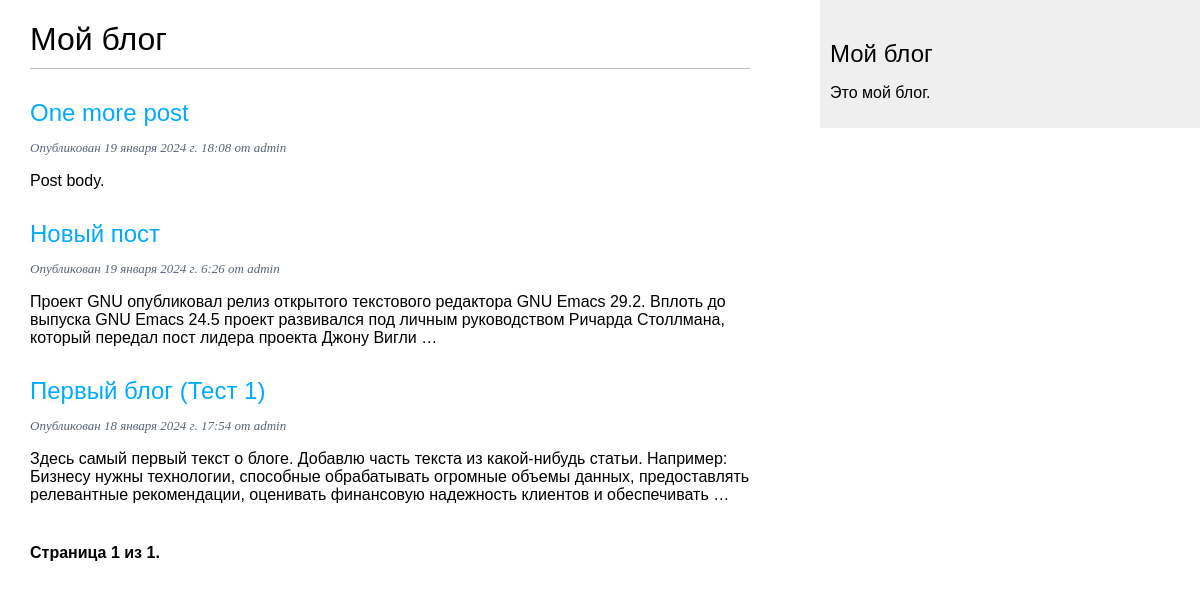
The page /blog_app/ on the database as committed earlier.
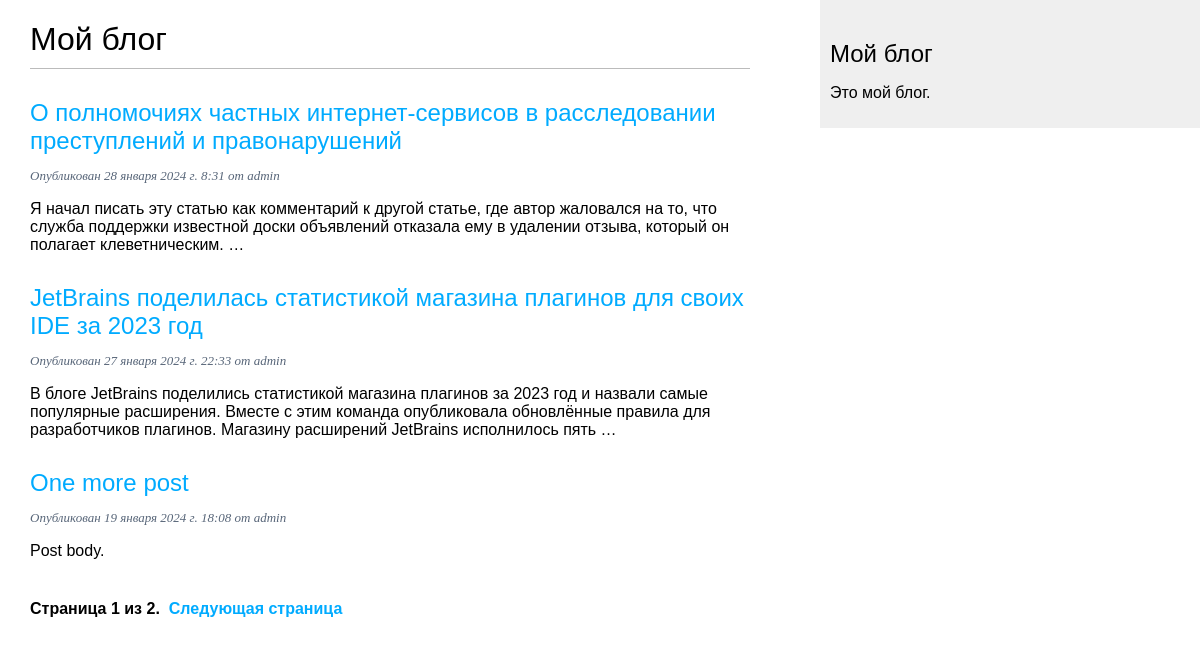
The same page on the database as committed later.
### blog_app/models.py (models this page shows, shortened)
class Post(models.Model):
    class Status(models.TextChoices):
        DRAFT     = 'DF', 'Черновик'
        PUBLISHED = 'PB', 'Опубликовано'
    title   = models.CharField(max_length = 200)
    slug    = models.SlugField(max_length = 250,
                               unique_for_date = 'publish')
    author  = models.ForeignKey(User,
                                on_delete    = models.CASCADE,
                                related_name = 'blog_posts')
    body    = models.TextField()
    publish = models.DateTimeField(default      = timezone.now)
    created = models.DateTimeField(auto_now_add = True)
    updated = models.DateTimeField(auto_now     = True)
    status  = models.CharField(max_length = 2,
                               choices    = Status.choices,
                               default    = Status.DRAFT)
    objects   = models.Manager() # менеджер, применяемый по умолчанию
    published = PublishedManager() # конкретно-прикладной менеджер
    class Meta:
        ordering = ['-publish']
    def get_absolute_url(self):
        return reverse('blog_app:post_detail',
                       args = [self.publish.year,
                               self.publish.month,
                               self.publish.day,
                               self.slug])

### blog_app/views.py (the view)
# urls.py: path('', views.post_list,   name = 'post_list'),
def post_list(request):
    post_list   = Post.published.all()
    paginator   = Paginator(post_list, 3)
    page_number = request.GET.get('page', 1)
    try:
        posts   = paginator.page(page_number)
    except PageNotAnInteger:
        posts = paginator.page(1)
    except EmptyPage:
        posts   = paginator.page(paginator.num_pages)
    return render(request,
                  'blog/post/list.html',
                  {'posts': posts})

### blog_app/models.py (called while the page is built)
    def get_queryset(self) -> QuerySet:
        return super().get_queryset() \
                      .filter(status = Post.Status.PUBLISHED)

### blog_app/templates/blog/post/list.html (shortened to what this page needs)
{% extends "blog/base.html" %}
{% block content %}
    <h1>Мой блог</h1>
    {% for post in posts %}
        <h2>
            <a href="{{ post.get_absolute_url }}">
            {{ post.title }}
            </a>
        </h2>
        <p class="date">
            Опубликован {{ post.publish }} от {{ post.author }}
        </p>
        {{ post.body|truncatewords:30|linebreaks }}
    {% endfor %}
    {% include "pagination.html" with page=posts %}
{% endblock %}

### blog_app/templates/blog/base.html (shortened to what this page needs)
{% load static %}
<!DOCTYPE html>
<html>
    <head>
        <link href="{% static "css/blog.css" %}" rel="stylesheet">
    </head>
    <body>
        <div id="content">
            {% block content %}
            {% endblock %}
        </div>
        <div id="sidebar">
            <h2>Мой блог</h2>
            <p>Это мой блог.</p>
        </div>
    </body>
</html>

### blog_app/templates/pagination.html (shortened to what this page needs)
<div class="pagination">
    <span class="step-links">
        <span class="current">
            Страница {{ page.number }} из {{ page.paginator.num_pages }}.
        </span>
        {% if page.has_next %}
            <a href="?page={{ page.next_page_number }}">&nbsp;Следующая страница</a>
        {% endif %}
    </span>
</div>

### blog_app/static/css/blog.css (style rules this page uses)
body { margin:0; padding:0; font-family:helvetica, sans-serif; }
a { color:#00abff; text-decoration:none; }
h1 { font-weight:normal; border-bottom:1px solid #bbb; padding:0 0 10px 0; }
h2 { font-weight:normal; margin:30px 0 0; }
#content { float:left; width:60%; padding:0 0 0 30px; }
#sidebar { float:right; width:30%; padding:10px; background:#efefef; height:100%; }
p.date { color:#586679; font-family: georgia, serif; font-size: 13px; font-style: italic; }
.pagination { margin:40px 0; font-weight:bold; }

Rows that differ between the two databases and show on the page:
no longer on this page (row unchanged): Post: title "Новый пост", publish "19 января 2024 г. 6:26", author "admin", body "Проект GNU опубликовал релиз открытого текстового редактора GNU Emacs 29.2. Вплоть до выпуска GNU Emacs 24.5 проект развивался под личным руководством Ричарда Столлмана, который передал пост лидера проекта Джону Вигли …"
no longer on this page (row unchanged): Post: title "Первый блог (Тест 1)", publish "18 января 2024 г. 17:54", author "admin", body "Здесь самый первый текст о блоге. Добавлю часть текста из какой-нибудь статьи. Например: Бизнесу нужны технологии, способные обрабатывать огромные объемы данных, предоставлять релевантные рекомендации, оценивать финансовую надежность клиентов и обеспечивать …"
added Post: title "О полномочиях частных интернет-сервисов в расследовании преступлений и правонарушений", publish "28 января 2024 г. 8:31", author "admin", body "Я начал писать эту статью как комментарий к другой статье, где автор жаловался на то, что служба поддержки известной доски объявлений отказала ему в удалении отзыва, который он полагает клеветническим. …"
added Post: title "JetBrains поделилась статистикой магазина плагинов для своих IDE за 2023 год", publish "27 января 2024 г. 22:33", author "admin", body "В блоге JetBrains поделились статистикой магазина плагинов за 2023 год и назвали самые популярные расширения. Вместе с этим команда опубликовала обновлённые правила для разработчиков плагинов. Магазину расширений JetBrains исполнилось пять …"
Other text that changed with them:
{{ page.paginator.num_pages }}: "1" → "2"
text now shown: "Следующая страница"
